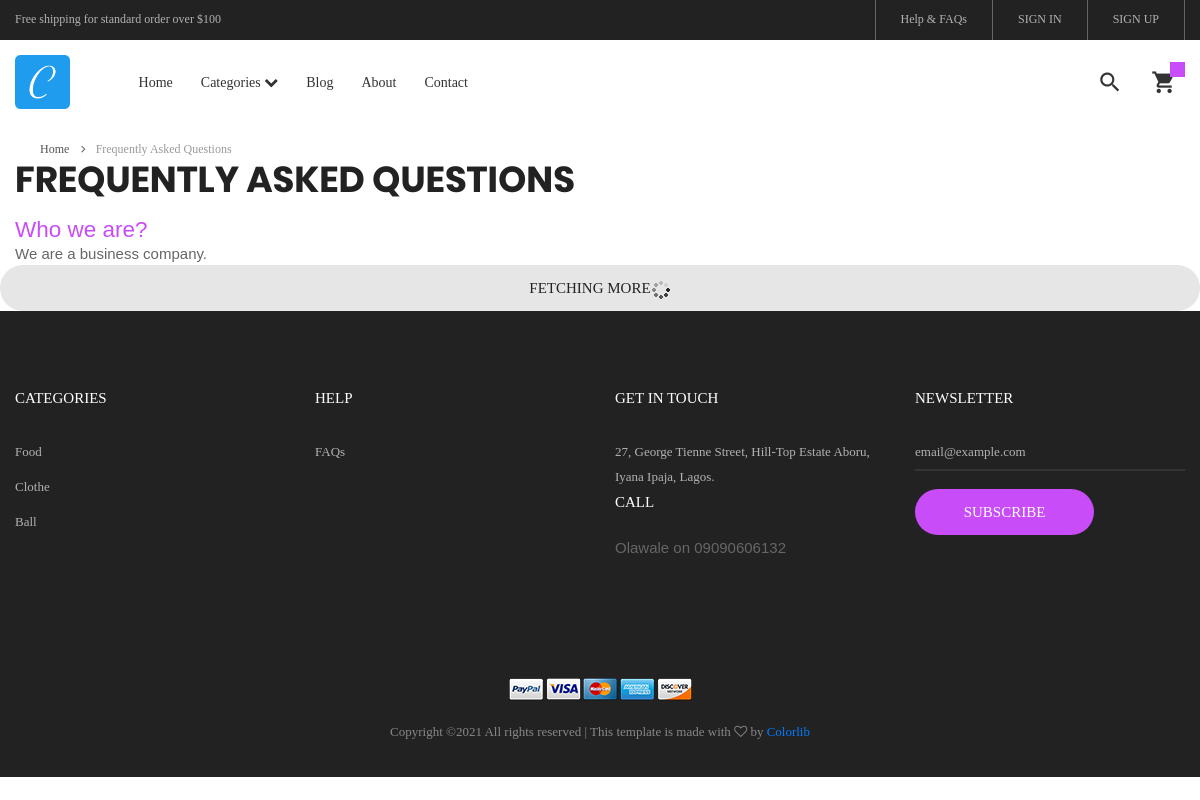
The page /site/FAQ/ on the database its author committed.
### web/models.py (models this page shows, shortened)
class SiteDetail(models.Model):
    name = models.CharField(max_length = 100)
    logo = models.ImageField(upload_to = 'site_detail/images')
    favicon = models.ImageField(upload_to = 'site_detail/images')
    apple_icon = models.ImageField(upload_to = 'site_detail/images')
    address = models.TextField()
    site_email = models.EmailField()
    site_biography = models.TextField()
    site_mission = models.TextField()
    site_quote = models.TextField()
    site_quote_by = models.TextField()
    our_story_image = models.ImageField(upload_to = 'site_detail/images', blank = True)
    our_mission_image = models.ImageField(upload_to = 'site_detail/images', blank = True)

class FAQ(models.Model):
    question = models.CharField(max_length = 200)
    answer = models.TextField()
    upload_timestamp = models.DateTimeField( auto_now_add = True)

class Categorie(models.Model):
    name = models.CharField(max_length = 40)
    image = models.ImageField(upload_to = 'category/images')
    slug = models.SlugField()
    class Meta:
        verbose_name_plural = "Categories"

class PhoneNumber(models.Model):
    name = models.CharField(max_length = 70)
    phone_number = models.CharField(max_length = 14)
    site = models.ForeignKey(SiteDetail, on_delete = models.CASCADE)

### web/views.py (the view)
# urls.py: path('FAQ/', views.FAQView.as_view(), name = 'qa'),
class FAQView(View):
    def get(self, request):
        context = {}
        template = 'web/faq.html'
        faq_list = FAQ.objects.all().order_by('-upload_timestamp')
        try:
            order = Order.objects.filter(user=request.user, ordered=False)
            if order.exists():
                context['cart'] = order[0]
            else:
                context['cart'] = order
        except:
            pass
        context['faqs'] = auto_paginate(request=request,queryset = faq_list , paginate_by = 1)
        context['site_details'] = SiteDetail.objects.get()
        context['subscribeform'] = SubscribeForm()
        context['categories'] = Categorie.objects.all()
        return render(request, template, context)

### web/forms.py
class SubscribeForm(ModelForm):
	class Meta:
		model = Subscriber
		fields = '__all__'
		widgets = {
		'email': forms.EmailInput(attrs = {
			'class':'input1 bg-none plh1 stext-107 cl7',
			'placeholder':'email@example.com'
			})
		}

### web/views.py (called while the page is built)
def auto_paginate(queryset, request, get_arg = 'page',paginate_by = 10):
    page = request.GET.get(get_arg, 1)
    paginator = Paginator(queryset, paginate_by)
    try:
        return paginator.page(page)
    except PageNotAnInteger:
        return paginator.page(1)
    except EmptyPage:
        return paginator.page(paginator.num_pages)

### web/templates/web/faq.html (shortened to what this page needs)
{% extends 'web/base.html' %}
{% load static %}
{% block container %}
<br><br><br>
	<div class="container">
		<div class="bread-crumb flex-w p-l-25 p-r-15 p-t-30 p-lr-0-lg">
			<a href="{% url 'web:web_index' %}" class="stext-109 cl8 hov-cl1 trans-04">
				Home
				<i class="fa fa-angle-right m-l-9 m-r-10" aria-hidden="true"></i>
			</a>
			<span class="stext-109 cl4">
				Frequently Asked Questions
			</span>
		</div>
	</div>
	<div class="p-b-10 container">
				<h3 class="ltext-103 cl5">
					Frequently Asked Questions
				</h3>
			</div>
			<div class="infinite-container container">
	 {% if faqs %}
    {% for faq in faqs %}
      <div class="infinite-item">
      	<div class="m-t-8"><h4 class="cl1">{{ faq.question }}</h4><p>{{ faq.answer }}</p></div>
      </div>
    {% endfor %}
    {% endif %}
	</div>
			<div class="loading">
    			<a href="#" class="flex-c-m stext-101 cl5 size-103 bg2 bor1 hov-btn1 p-lr-15 trans-04">
					Fetching More <span> <img src="{% static 'web/images/preloader.gif' %}"></span>
				</a>
  			</div>
{% endblock %}

### web/templates/web/base.html (shortened to what this page needs)
{% load static %}
<!DOCTYPE html>
<html lang="en">
<head>
	<link rel="stylesheet" type="text/css" href="{% static 'web/vendor/bootstrap/css/bootstrap.min.css' %}">
	<link rel="stylesheet" type="text/css" href="{% static 'web/fonts/font-awesome-4.7.0/css/font-awesome.min.css' %}">
	<link rel="stylesheet" type="text/css" href="{% static 'web/fonts/iconic/css/material-design-iconic-font.min.css' %}">
	<link rel="stylesheet" type="text/css" href="{% static 'web/fonts/linearicons-v1.0.0/icon-font.min.css' %}">
	<link rel="stylesheet" type="text/css" href="{% static 'web/vendor/animate/animate.css' %}">
	<link rel="stylesheet" type="text/css" href="{% static 'web/vendor/css-hamburgers/hamburgers.min.css' %}">
	<link rel="stylesheet" type="text/css" href="{% static 'web/vendor/animsition/css/animsition.min.css' %}">
	<link rel="stylesheet" type="text/css" href="{% static 'web/vendor/select2/select2.min.css' %}">
	<link rel="stylesheet" type="text/css" href="{% static 'web/vendor/daterangepicker/daterangepicker.css' %}">
	<link rel="stylesheet" type="text/css" href="{% static 'web/vendor/slick/slick.css' %}">
	<link rel="stylesheet" type="text/css" href="{% static 'web/vendor/MagnificPopup/magnific-popup.css' %}">
	<link rel="stylesheet" type="text/css" href="{% static 'web/vendor/perfect-scrollbar/perfect-scrollbar.css' %}">
	<link rel="stylesheet" type="text/css" href="{% static 'web/css/util.css' %}">
	<link rel="stylesheet" type="text/css" href="{% static 'web/css/main.css' %}">
</head>
<body class="animsition">
	<header>
		<div class="container-menu-desktop">
			<div class="top-bar">
				<div class="content-topbar flex-sb-m h-full container">
					<div class="left-top-bar">
						Free shipping for standard order over $100
					</div>
					<div class="right-top-bar flex-w h-full">
						<a href="{% url 'web:qa' %}" class="flex-c-m trans-04 p-lr-25">
							Help & FAQs
						</a>
						{% if user.is_authenticated %}
						<a href="{% url 'users:profile' user.id %}" class="flex-c-m trans-04 p-lr-25">
							My Account
						</a>
						<a href="{% url 'users:logout' %}" class="flex-c-m trans-04 p-lr-25">
							LOGOUT
						</a>
                    	{% else %}
                    	<a href="{% url 'users:login' %}" class="flex-c-m trans-04 p-lr-25">
							SIGN IN
						</a>
						<a href="{% url 'users:signup' %}" class="flex-c-m trans-04 p-lr-25">
							SIGN UP
						</a>
                    	{% endif %}
					</div>
				</div>
			</div>
			<div class="wrap-menu-desktop">
				<nav class="limiter-menu-desktop container">
					<a href="{% url 'web:web_index' %}" class="logo">
						<img src="/assets/{{ site_details.logo }}" alt="IMG-LOGO">
					</a>
					<div class="menu-desktop">
						<ul class="main-menu">
							<li class="{% if active_home %}active-menu{% endif %}">
								<a href="{% url 'web:web_index' %}">Home</a>
							</li>
							<li class="{% if active_category %}active-menu{% endif %}">
								<a href="#">Categories <i class="fa fa-chevron-down"></i></a>
							</li>
							<li class="{% if active_blog %}active-menu{% endif %}">
								<a href="{% url 'blog:blog_index' %}">Blog</a>
							</li>
							<li class="{% if active_about %}active-menu{% endif %}">
								<a href="{% url 'web:about' %}">About</a>
							</li>
							<li class="{% if active_contact %}active-menu{% endif %}">
								<a href="{% url 'web:contact' %}">Contact</a>
							</li>
						</ul>
					</div>
					<div class="wrap-icon-header flex-w flex-r-m">
						<div class="icon-header-item cl2 hov-cl1 trans-04 p-l-22 p-r-11 js-show-modal-search">
							<i class="zmdi zmdi-search"></i>
						</div>
						<div class="icon-header-item cl2 hov-cl1 trans-04 p-l-22 p-r-11 icon-header-noti js-show-cart" data-notify="{{ cart.orderitems.count }}">
							<i class="zmdi zmdi-shopping-cart"></i>
						</div>
					</div>
				</nav>
			</div>
		</div>
	</header>
	<div class="container">
            <div class="row">
                <div class="col"></div>
                <div class="col-md-6 col-sm-12">
                </div>
                <div class="col"></div>
            </div>
        </div>
{% block container %}<br><br><br><br><br><br><br><br><br>{% endblock %}
	<footer class="bg3 p-t-75 p-b-32">
		<div class="container">
			<div class="row">
				<div class="col-sm-6 col-lg-3 p-b-50">
					<h4 class="stext-301 cl0 p-b-30">
						Categories
					</h4>
					<ul>
						{% if categories %}
						{% for category in categories %}
						<li class="p-b-10">
							<a href="{% url 'web:product_categories' category=category.name %}" class="stext-107 cl7 hov-cl1 trans-04">
								{{ category.name }}
							</a>
						</li>
						{% endfor %}
						{% endif %}
					</ul>
				</div>
				<div class="col-sm-6 col-lg-3 p-b-50">
					<h4 class="stext-301 cl0 p-b-30">
						Help
					</h4>
					<ul>
						<li class="p-b-10">
							<a href="{% url 'web:qa' %}" class="stext-107 cl7 hov-cl1 trans-04">
								FAQs
							</a>
						</li>
					</ul>
				</div>
				<div class="col-sm-6 col-lg-3 p-b-50">
					<h4 class="stext-301 cl0 p-b-30">
						GET IN TOUCH
					</h4>
					<p class="stext-107 cl7 size-201">
						{{ site_details.address }}
					</p>
					<p class="stext-107 cl7 size-201">
						<h4 class="stext-301 cl0">Call</h4><br>
						{% if site_details.phonenumber_set.all %}
						<ul>
						{% for number in site_details.phonenumber_set.all %}
						<li>{{ number.name }} on {{ number.phone_number }}</li>
						{% endfor %}
						</ul>
						{% endif %}
					</p>
					<div class="p-t-27">
					</div>
				</div>
				<div class="col-sm-6 col-lg-3 p-b-50">
					<h4 class="stext-301 cl0 p-b-30">
						Newsletter
					</h4>
					<form method="POST" action="{% url 'web:subscribe' %}">
						<div class="wrap-input1 w-full p-b-4">
							{%if subscribeform %}
							{{ subscribeform.email }}
							{% endif %}
						</div>
						<div class="p-t-18">
							<button class="flex-c-m stext-101 cl0 size-103 bg1 bor1 hov-btn2 p-lr-15 trans-04" type="submit">
								Subscribe
							</button>
						</div>
					</form>
				</div>
			</div>
			<div class="p-t-40">
				<div class="flex-c-m flex-w p-b-18">
					<a href="#" class="m-all-1">
						<img src="images/icons/icon-pay-01.png" alt="ICON-PAY">
					</a>
					<a href="#" class="m-all-1">
						<img src="images/icons/icon-pay-02.png" alt="ICON-PAY">
					</a>
					<a href="#" class="m-all-1">
						<img src="images/icons/icon-pay-03.png" alt="ICON-PAY">
					</a>
					<a href="#" class="m-all-1">
						<img src="images/icons/icon-pay-04.png" alt="ICON-PAY">
					</a>
					<a href="#" class="m-all-1">
						<img src="images/icons/icon-pay-05.png" alt="ICON-PAY">
					</a>
				</div>
				<p class="stext-107 cl6 txt-center">
Copyright &copy;<script>document.write(new Date().getFullYear());</script> All rights reserved | This template is made with <i class="fa fa-heart-o" aria-hidden="true"></i> by <a href="https://colorlib.com" target="_blank">Colorlib</a>
				</p>
			</div>
		</div>
	</footer>
</body>
</html>

### web/static/web/css/main.css (style rules this page uses)
.container { max-width: 1380px; }
@media (max-width: 1600px) { .container { max-width: 1200px; } }
.container-menu-desktop { height: auto; width: 100%; position: relative; -webkit-transition: all 0.3s; -o-transition: all 0.3s; -moz-transition: all 0.3s; transition: all 0.3s; }
.top-bar { height: 40px; background-color: #222; }
.left-top-bar { font-family: Poppins-Regular; font-size: 12px; line-height: 1.8; color: #b2b2b2; }
.right-top-bar a { font-family: Poppins-Regular; font-size: 12px; line-height: 1.8; height: 100%; color: #b2b2b2; border-right: 1px solid rgba(255,255,255,0.3); }
.right-top-bar a:first-child { border-left: 1px solid rgba(255,255,255,0.3); }
.wrap-menu-desktop { position: fixed; z-index: 1100; background-color: transparent; width: 100%; height: 84px; top: 40px; left: 0px; -webkit-transition: height 0.3s, background-color 0.3s; -o-transition: height 0.3s, background-color 0.3s; -moz-transition: height 0.3s, background-color 0.3s; transition: height 0.3s, background-color 0.3s; }
.limiter-menu-desktop { height: 100%; display: -webkit-box; display: -webkit-flex; display: -moz-box; display: -ms-flexbox; display: flex; align-items: center; background-color: transparent; }
.logo { display: -webkit-box; display: -webkit-flex; display: -moz-box; display: -ms-flexbox; display: flex; align-items: center; height: 65%; margin-right: 55px; }
.logo img { max-width: 100%; max-height: 100%; }
.menu-desktop { display: -webkit-box; display: -webkit-flex; display: -moz-box; display: -ms-flexbox; display: flex; align-items: center; height: 100%; }
.main-menu { list-style-type: none; margin: 0; display: -webkit-box; display: -webkit-flex; display: -moz-box; display: -ms-flexbox; display: flex; align-items: center; }
.main-menu > li { display: block; position: relative; padding: 20px 10px 20px 0px; margin: 0px 4px 0px 14px; }
.main-menu > li > a { font-family: Poppins-Medium; font-size: 14px; color: #333; padding: 5px 0px; transition: all 0.4s; -webkit-transition: all 0.4s; -o-transition: all 0.4s; -moz-transition: all 0.4s; }
.wrap-icon-header { flex-grow: 1; }
.icon-header-item { position: relative; font-size: 26px; line-height: 1; cursor: pointer; }
.icon-header-noti::after { content: attr(data-notify); font-family: Poppins-Regular; font-size: 12px; color: #fff; line-height: 15px; text-align: center; display: block; position: absolute; top: -7px; right: 0; min-width: 15px; height: 15px; padding: 0 3px; background-color: #c84cf8; }
.cl0 { color: #fff; }
.cl1 { color: #c84cf8; }
.cl2 { color: #333; }
.cl4 { color: #999; }
.cl5 { color: #222; }
.cl6 { color: #888; }
.cl7 { color: #b2b2b2; }
.cl8 { color: #555; }
.stext-101 { font-family: Poppins-Medium; font-size: 15px; line-height: 1.466667; text-transform: uppercase; }
.stext-107 { font-family: Poppins-Regular; font-size: 13px; line-height: 1.923; }
.stext-109 { font-family: Poppins-Regular; font-size: 12px; line-height: 1.833333; }
.stext-301 { font-family: Montserrat-Bold; font-size: 15px; line-height: 1.6; text-transform: uppercase; }
.ltext-103 { font-family: Poppins-Bold; font-size: 36px; line-height: 1.1; text-transform: uppercase; }
.size-103 { min-width: 179px; height: 46px; }
.size-201 { max-width: 270px; }
.bg-none { background-color: transparent; }
.bg1 { background-color: #c84cf8; }
.bg2 { background-color: #e6e6e6; }
.bg3 { background-color: #222; }
.bor1 { border-radius: 23px; }
.wrap-input1 { position: relative; border-bottom: 2px solid rgba(204,204,204, 0.1); }
.input1 { background-color: transparent; width: 100%; }

### rows shown on the page
SiteDetail: logo (picture), address "27, George Tienne Street, Hill-Top Estate Aboru, Iyana Ipaja, Lagos."
FAQ: question "Who we are?", answer "We are a business company."
Categorie: name "Food"
Categorie: name "Clothe"
Categorie: name "Ball"
PhoneNumber: name "Olawale", phone_number "09090606132"
